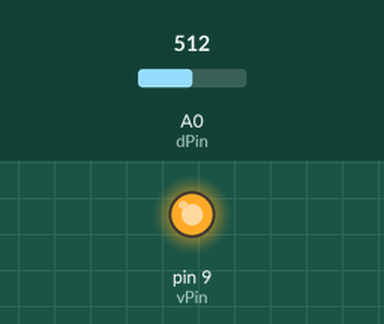
Recording of a sketch running on a simulated Arduino Uno, built with avr-gcc and run on an emulated ATmega328P. Shown: output pins drawn as LEDs (lit = HIGH). Inputs (shaded band) come from the test bench; at power-on: A0 (dPin) = 512.

Above: at 0.1 s.
Timing chart, 0 to 1.6 s (numbered marks = the images above):
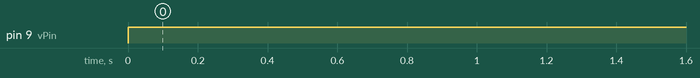

The sketch:

ArdConnectionSV0.ino
```cpp
#include <Wire.h>

int dPin = A0;
int count = 0;
int val = 0;
int vPin = 9;

void setup() {
  //Serial.begin(9600);
  Wire.begin(); // join i2c bus (address optional for master)
  pinMode(dPin, INPUT);
  pinMode(vPin, OUTPUT);
}

void loop() {
  digitalWrite(vPin, HIGH);

  val = analogRead(dPin);

  if(val < 300){
    count++;
    Wire.beginTransmission(8); // transmit to device #8
    Wire.write(count);
    //Serial.println("hi");// sends one byte
    Wire.endTransmission();    // stop transmitting
  }
  delay(60);

}
```

Measured:
- by itself, pin 9 (vPin): LOW → HIGH at 0.00 s
